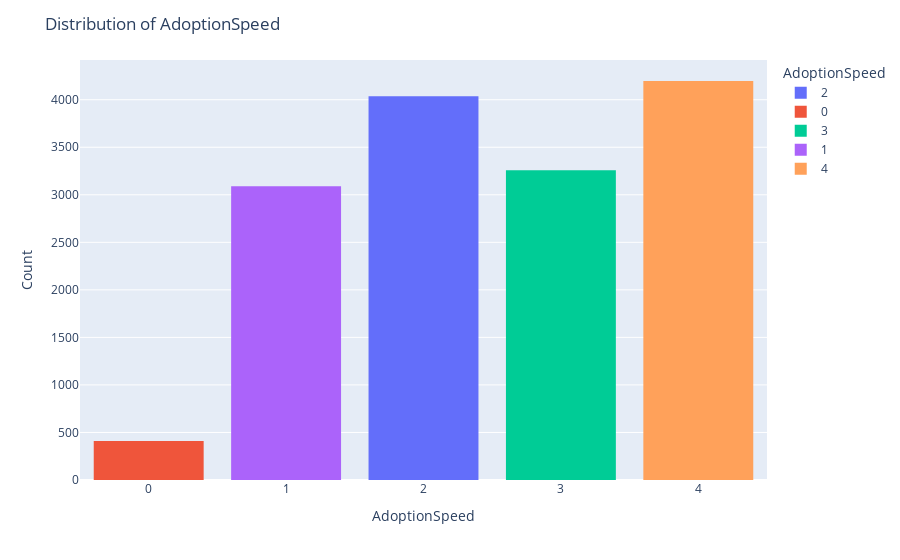

Here is the notebook cell this chart was saved with:
### Markdown cell above
## Data Fields
- PetID - Unique hash ID of pet profile
- AdoptionSpeed - Categorical speed of adoption. Lower is faster. This is the value to predict. See below section for more info.
- Type - Type of animal (1 = Dog, 2 = Cat)
- Name - Name of pet (Empty if not named)
- Age - Age of pet when listed, in months
- Breed1 - Primary breed of pet (Refer to BreedLabels dictionary)
- Breed2 - Secondary breed of pet, if pet is of mixed breed (Refer to BreedLabels dictionary)
- Gender - Gender of pet (1 = Male, 2 = Female, 3 = Mixed, if profile represents group of pets)
- Color1 - Color 1 of pet (Refer to ColorLabels dictionary)
- Color2 - Color 2 of pet (Refer to ColorLabels dictionary)
- Color3 - Color 3 of pet (Refer to ColorLabels dictionary)
- MaturitySize - Size at maturity (1 = Small, 2 = Medium, 3 = Large, 4 = Extra Large, 0 = Not Specified)
- FurLength - Fur length (1 = Short, 2 = Medium, 3 = Long, 0 = Not Specified)
- Vaccinated - Pet has been vaccinated (1 = Yes, 2 = No, 3 = Not Sure)
- Dewormed - Pet has been dewormed (1 = Yes, 2 = No, 3 = Not Sure)
- Sterilized - Pet has been spayed / neutered (1 = Yes, 2 = No, 3 = Not Sure)
- Health - Health Condition (1 = Healthy, 2 = Minor Injury, 3 = Serious Injury, 0 = Not Specified)
- Quantity - Number of pets represented in profile
- Fee - Adoption fee (0 = Free)
- State - State location in Malaysia (Refer to StateLabels dictionary)
- RescuerID - Unique hash ID of rescuer
- VideoAmt - Total uploaded videos for this pet
- PhotoAmt - Total uploaded photos for this pet
- Description - Profile write-up for this pet. The primary language used is English, with some in Malay or Chinese.

### Code cell
fig = px.histogram(df_train, x="AdoptionSpeed", color="AdoptionSpeed", nbins=5)

fig.update_layout(
    title="Distribution of AdoptionSpeed",
    xaxis_title="AdoptionSpeed",
    yaxis_title="Count",
    bargap=0.2
)

fig.show()

### Figure 1 — Plotly figure (JSON) as saved in the notebook; plotly's stock layout.template omitted (floating-point values rounded to 4 significant figures; data arrays with more than 128 entries replaced by an {"elided": "..."} marker saying what was removed)
{"data": [{"alignmentgroup": "True", "bingroup": "x", "hovertemplate": "AdoptionSpeed=%{x}<br>count=%{y}<extra></extra>", "legendgroup": "2", "marker": {"color": "#636efa", "pattern": {"shape": ""}}, "name": "2", "nbinsx": 5, "offsetgroup": "2", "orientation": "v", "showlegend": true, "type": "histogram", "x": {"elided": "4037 int values"}, "xaxis": "x", "yaxis": "y"}, {"alignmentgroup": "True", "bingroup": "x", "hovertemplate": "AdoptionSpeed=%{x}<br>count=%{y}<extra></extra>", "legendgroup": "0", "marker": {"color": "#EF553B", "pattern": {"shape": ""}}, "name": "0", "nbinsx": 5, "offsetgroup": "0", "orientation": "v", "showlegend": true, "type": "histogram", "x": {"elided": "410 int values"}, "xaxis": "x", "yaxis": "y"}, {"alignmentgroup": "True", "bingroup": "x", "hovertemplate": "AdoptionSpeed=%{x}<br>count=%{y}<extra></extra>", "legendgroup": "3", "marker": {"color": "#00cc96", "pattern": {"shape": ""}}, "name": "3", "nbinsx": 5, "offsetgroup": "3", "orientation": "v", "showlegend": true, "type": "histogram", "x": {"elided": "3259 int values"}, "xaxis": "x", "yaxis": "y"}, {"alignmentgroup": "True", "bingroup": "x", "hovertemplate": "AdoptionSpeed=%{x}<br>count=%{y}<extra></extra>", "legendgroup": "1", "marker": {"color": "#ab63fa", "pattern": {"shape": ""}}, "name": "1", "nbinsx": 5, "offsetgroup": "1", "orientation": "v", "showlegend": true, "type": "histogram", "x": {"elided": "3090 int values"}, "xaxis": "x", "yaxis": "y"}, {"alignmentgroup": "True", "bingroup": "x", "hovertemplate": "AdoptionSpeed=%{x}<br>count=%{y}<extra></extra>", "legendgroup": "4", "marker": {"color": "#FFA15A", "pattern": {"shape": ""}}, "name": "4", "nbinsx": 5, "offsetgroup": "4", "orientation": "v", "showlegend": true, "type": "histogram", "x": {"elided": "4197 int values"}, "xaxis": "x", "yaxis": "y"}], "layout": {"bargap": 0.2, "barmode": "relative", "legend": {"title": {"text": "AdoptionSpeed"}, "tracegroupgap": 0}, "margin": {"t": 60}, "title": {"text": "Distribution of AdoptionSpeed"}, "xaxis": {"anchor": "y", "categoryarray": [2, 0, 3, 1, 4], "categoryorder": "array", "domain": [0, 1], "title": {"text": "AdoptionSpeed"}}, "yaxis": {"anchor": "x", "domain": [0, 1], "title": {"text": "Count"}}}}
